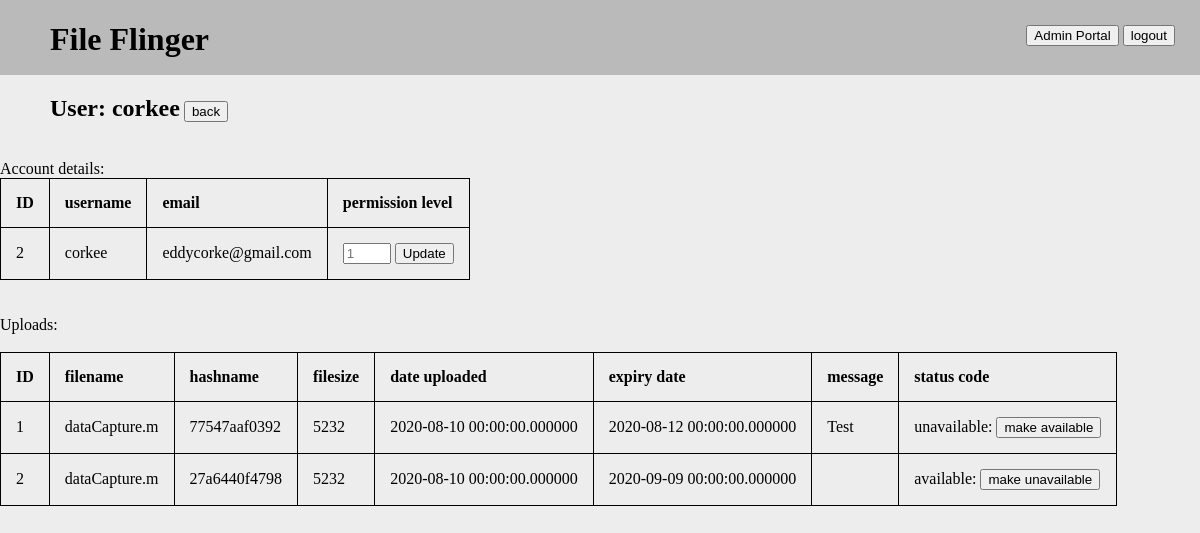
Screenshot of /admin_portal/users/2 (signed in) with the database file from the repository.
### serv/models.py (models this page shows, shortened)
class User(db.Model, UserMixin):
    id = db.Column(db.Integer, primary_key=True)
    username = db.Column(db.String(256), nullable=False, unique=True)
    email = db.Column(db.String(256), nullable=False)  # TODO: verify?
    password = db.Column(db.String(256), nullable=False)
    permLevel = db.Column(db.Integer, nullable=False, default=1)

class Upload(db.Model):
    id = db.Column(db.Integer, primary_key=True)
    filename = db.Column(db.String(256), nullable=False)
    filesize = db.Column(db.Integer, nullable=False)
    hashname = db.Column(db.String(16), unique=True, nullable=False)
    datetime = db.Column(db.DateTime, nullable=False)
    expirationDatetime = db.Column(db.DateTime, nullable=False)
    uploaderEmail = db.Column(db.String(320), nullable=False)
    message = db.Column(db.String(512), nullable=False, default="")
    status = db.Column(db.Integer, default=1, nullable=False)  # 1: available, 0: unavailable
    password = db.Column(db.String(256))

### serv/admin/routes.py (the view, shortened to what this page needs)
@admin.route('/admin_portal/users/<userID>')
@login_required
def view_user_account(userID):
    if current_user.permLevel < Config.permissionLevels['admin']:
        flash("Access to the admin portal area is restricted")
        return redirect(url_for('uploads.home'))
    status = request.args.get('status')
    upload_id = request.args.get('upload_id')
    if status:
        db.session.execute("UPDATE Upload SET status = " + status + " WHERE id = " + upload_id)
        db.session.commit()
        logger.log.info('User with id {} changed the availability of upload with id {} to {}'.format(current_user.id, upload_id, status))
    permLevel = request.args.get('permLevel')
    user = db.session.execute("SELECT id, username, email, permLevel FROM User WHERE id = " + userID).fetchone()
    if user is None:
        flash("No user with ID: " + userID)
        return redirect(url_for('admin.view_users'))
    uploads = db.session.execute("SELECT id, filename, hashname, filesize, datetime, expirationDatetime, message, status FROM Upload WHERE uploaderEmail = \"" + user[2] + "\"")
    return render_template('view_user_account.html', title="User Page...", userData=user, uploads=uploads)

### serv/models.py (called while the page is built)
@login_manager.user_loader
def load_user(user_id):
    return User.query.get(int(user_id))

### serv/templates/view_user_account.html
{% extends "template.html" %}
{% block content %}
    <h2>User: {{userData[1]}}</h2>
    <a href="{{ url_for('admin.view_users') }}"><button>back</button></a><br><br>
    Account details:
        <table>
            <th>ID</th>
            <th>username</th>
            <th>email</th>
            <th>permission level</th>
            <tr>
                <td>{{userData[0]}}</td>
                <td>{{userData[1]}}</td>
                <td>{{userData[2]}}</td>
                <td>
                    {% if current_user.id != userData[0] %}
                        <form action="">
                            <input type="number" name="permLevel" min="0" max="{{ current_user.permLevel }}" placeholder="{{userData[3]}}">
                            <input type="submit" value="Update">
                        </form>
                    {% else %}
                        {{userData[3]}}
                    {% endif %}
                </td>
            </tr>
        </table>
        <br><br>
        Uploads:<br><br>
        <table>
            <th>ID</th>
            <th>filename</th>
            <th>hashname</th>
            <th>filesize</th>
            <th>date uploaded</th>
            <th>expiry date</th>
            <th>message</th>
            <th>status code</th>
            {% for item in uploads %}
            <tr>
                <td>{{item[0]}}</td>
                <td>{{item[1]}}</td>
                <td>{{item[2]}}</td>
                <td>{{item[3]}}</td>
                <td>{{item[4]}}</td>
                <td>{{item[5]}}</td>
                <td>{{item[6]}}</td>
                <td>
                    {% if item[7] == 0 %}
                        unavailable:
                        <a href="{{userData[0]}}?status=1&upload_id={{item[0]}}"><button>make available</button></a>
                    {% else %}
                        available:
                        <a href="{{userData[0]}}?status=0&upload_id={{item[0]}}"><button>make unavailable</button></a>
                    {% endif %}
                </td>
            </tr>
            {% endfor %}
        </table>
{% endblock content %}

### serv/static/main.css (style rules this page uses)
body { background-color: #EDEDED; margin: 0px; }
a { text-decoration: none; color: #000000 }
h1, h2 { margin-left: 50px; display: inline-block; }
table { border-collapse: collapse; }
table, th, td { border: 1px solid black; }
th, td { padding: 15px; text-align: left; }

### rows the page displays
User: username "corkee", id "2", email "eddycorke@gmail.com", permLevel "1"
Upload: id "1", filename "dataCapture.m", hashname "77547aaf0392", filesize "5232", datetime "2020-08-10 00:00:00.000000", expirationDatetime "2020-08-12 00:00:00.000000", message "Test"
Upload: id "2", filename "dataCapture.m", hashname "27a6440f4798", filesize "5232", datetime "2020-08-10 00:00:00.000000", expirationDatetime "2020-09-09 00:00:00.000000"
